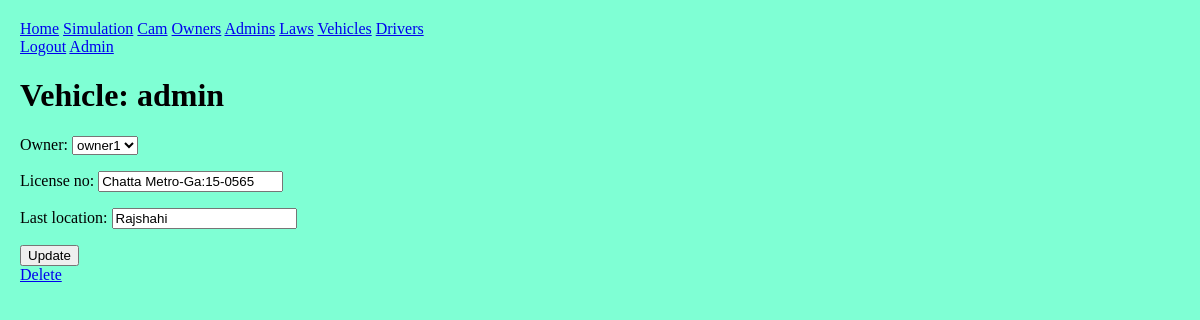
The app's page /front/vehicle/?oid=2&vid=1 (signed in) with its own data.
### front/models.py (models this page shows, shortened)
class Account(AbstractUser):
    address = models.TextField(max_length=200, default="5B/13, Razia Sultana Road, Mohammadpur, Dhaka-1207, Bangladesh.");
    phone = models.CharField(max_length=20, default="01923240000");
    approved = models.BooleanField(default=False);

class Vehicle(models.Model):
    owner = models.ForeignKey(Account, on_delete=models.CASCADE, null=False);
    license_no = models.CharField(max_length=50, unique=True);
    last_location = models.CharField(max_length=100, null=True);
    approved = models.BooleanField(default=False);

### front/decorators.py (the view)
        def wrapper_func(req, *args, **kwargs):
            grp = {x.name for x in req.user.groups.all()};
            if not (bool(roles.intersection(grp)) ^ bool(grp)):
                return view_func(req, *args, **kwargs);
            else: return HttpResponse("""
                <h1>access denied</h1>
                <a href="/front/">home</a>
            """)

### front/forms.py
class VehicleForm(ModelForm):
    class Meta:
        model = Vehicle;
        fields = "__all__";# [f.name for f in Vehicle._meta.get_fields()];
        exclude = ("approved", );

### front/views.py (called while the page is built, shortened)
@login_required
@allowed_users({"owner"})
def vehicle(req: HttpRequest):
    oid = int(req.GET.get("oid"));
    if not (req.user.is_superuser or req.user.id == oid):
        messages.info(req, "Not your profile");
        return redirect("home");
    form = vid = cur_v = None;
    try:
        vid = int(req.GET.get("vid"));
        cur_v = Vehicle.objects.get(pk=vid);
        form = VehicleForm(instance=cur_v, initial={"owner": cur_v.owner});
    except:
        form = VehicleForm(initial={"owner": Account.objects.get(pk=oid)});
    if not req.user.is_superuser:
        form.fields["owner"].disabled = True;
    context = {
        "nav": nav,
        "form": form,
        "pk": vid,
    };
    return render(req, "vehicle.html", context);

### front/templates/vehicle.html (shortened to what this page needs)
{% extends 'base.html' %}
{% block content %}
    <h1>Vehicle: {{user.username}}</h1>
    <form action="" method="post">
        {{form.as_p}}
        <button type="submit">{% if request.GET.vid %}Update{% else %}Add{% endif %}</button>
    </form>
    <a href="{% url 'delete' %}?type=vehicle&amp;pk={{pk}}">Delete</a>
{% endblock content %}

### static/front/style.css (style rules this page uses)
body { box-sizing: border-box; margin: 0; display: block; overflow: auto; padding: 20px; background-color: aquamarine; }
a, button, title { text-transform: capitalize; }

### records on screen
Account: username "admin"
Vehicle: owner "owner1", license_no "Chatta Metro-Ga:15-0565", last_location "Rajshahi"

### other values on screen
{{ nav.0 }} "Home"
{{ page }} "Simulation" "Cam" "Owners" "Admins" "Laws" "Vehicles" "Drivers"
